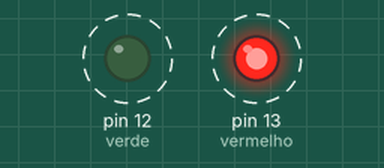
This sketch was run on a simulated Arduino Uno, built with avr-gcc and run on an emulated ATmega328P. On the bench: output pins drawn as LEDs (lit = HIGH). Dashed ring = blinking.

Above: at 0.5 s.
Timing chart, 0 to 4.6 s (numbered marks = the images above):
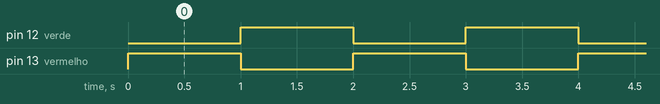

The sketch:

doisleds.ino
```cpp
//Code By: Caio Viktor
int vermelho = 13;
int verde = 12;
void setup() {
  // put your setup code here, to run once:
  pinMode(vermelho,OUTPUT);
  pinMode(verde,OUTPUT);
}

void acendeVermelho(int segundos){
  digitalWrite(vermelho,HIGH);
  delay(1000 * segundos);
  digitalWrite(vermelho,LOW);
}

void acendeVerde(int segundos){
  digitalWrite(verde,HIGH);
  delay(1000 * segundos);
  digitalWrite(verde,LOW);
}

void loop() {
  // put your main code here, to run repeatedly:
  acendeVermelho(1);
  acendeVerde(1);
}
```

Measured:
- by itself, pin 12 (verde), pin 13 (vermelho): alternates HIGH for 1.0 s and LOW for 1.0 s
- by itself, everything shown: repeats every 2.0 s, in 3 steps
